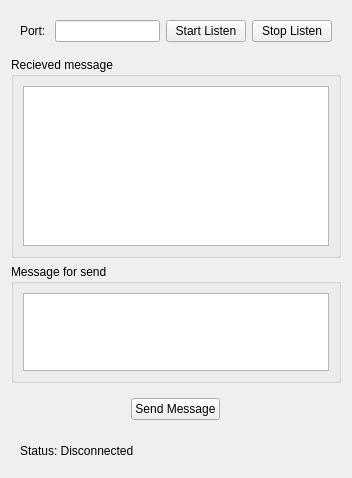
<?xml version="1.0" encoding="UTF-8"?>
<ui version="4.0">
 <class>TCPServerWidget</class>
 <widget class="QWidget" name="TCPServerWidget">
  <property name="geometry">
   <rect>
    <x>0</x>
    <y>0</y>
    <width>352</width>
    <height>478</height>
   </rect>
  </property>
  <property name="windowTitle">
   <string>Form</string>
  </property>
  <layout class="QVBoxLayout" name="verticalLayout">
   <item>
    <widget class="QWidget" name="widget" native="true">
     <layout class="QHBoxLayout" name="horizontalLayout">
      <item>
       <widget class="QLabel" name="label">
        <property name="text">
         <string>Port: </string>
        </property>
       </widget>
      </item>
      <item>
       <widget class="QLineEdit" name="portInput"/>
      </item>
      <item>
       <widget class="QPushButton" name="setListenButton">
        <property name="text">
         <string>Start Listen</string>
        </property>
       </widget>
      </item>
      <item>
       <widget class="QPushButton" name="stopLisBtn">
        <property name="text">
         <string>Stop Listen</string>
        </property>
       </widget>
      </item>
     </layout>
    </widget>
   </item>
   <item>
    <widget class="QGroupBox" name="groupBox">
     <property name="minimumSize">
      <size>
       <width>0</width>
       <height>200</height>
      </size>
     </property>
     <property name="title">
      <string>Recieved message</string>
     </property>
     <layout class="QHBoxLayout" name="horizontalLayout_2">
      <item>
       <widget class="QTextEdit" name="historyMsg"/>
      </item>
     </layout>
    </widget>
   </item>
   <item>
    <widget class="QGroupBox" name="groupBox_2">
     <property name="maximumSize">
      <size>
       <width>16777215</width>
       <height>150</height>
      </size>
     </property>
     <property name="title">
      <string>Message for send</string>
     </property>
     <layout class="QHBoxLayout" name="horizontalLayout_3">
      <item>
       <widget class="QTextEdit" name="sendMsg"/>
      </item>
     </layout>
    </widget>
   </item>
   <item>
    <widget class="QWidget" name="widget_2" native="true">
     <layout class="QHBoxLayout" name="horizontalLayout_4">
      <item>
       <spacer name="horizontalSpacer">
        <property name="orientation">
         <enum>Qt::Horizontal</enum>
        </property>
        <property name="sizeHint" stdset="0">
         <size>
          <width>112</width>
          <height>20</height>
         </size>
        </property>
       </spacer>
      </item>
      <item>
       <widget class="QPushButton" name="sendButton">
        <property name="text">
         <string>Send Message</string>
        </property>
       </widget>
      </item>
      <item>
       <spacer name="horizontalSpacer_2">
        <property name="orientation">
         <enum>Qt::Horizontal</enum>
        </property>
        <property name="sizeHint" stdset="0">
         <size>
          <width>112</width>
          <height>20</height>
         </size>
        </property>
       </spacer>
      </item>
     </layout>
    </widget>
   </item>
   <item>
    <widget class="QWidget" name="widget_3" native="true">
     <layout class="QVBoxLayout" name="verticalLayout_2">
      <item>
       <widget class="QLabel" name="statusLable">
        <property name="text">
         <string>Status: Disconnected</string>
        </property>
       </widget>
      </item>
     </layout>
    </widget>
   </item>
  </layout>
 </widget>
 <resources/>
 <connections/>
</ui>
